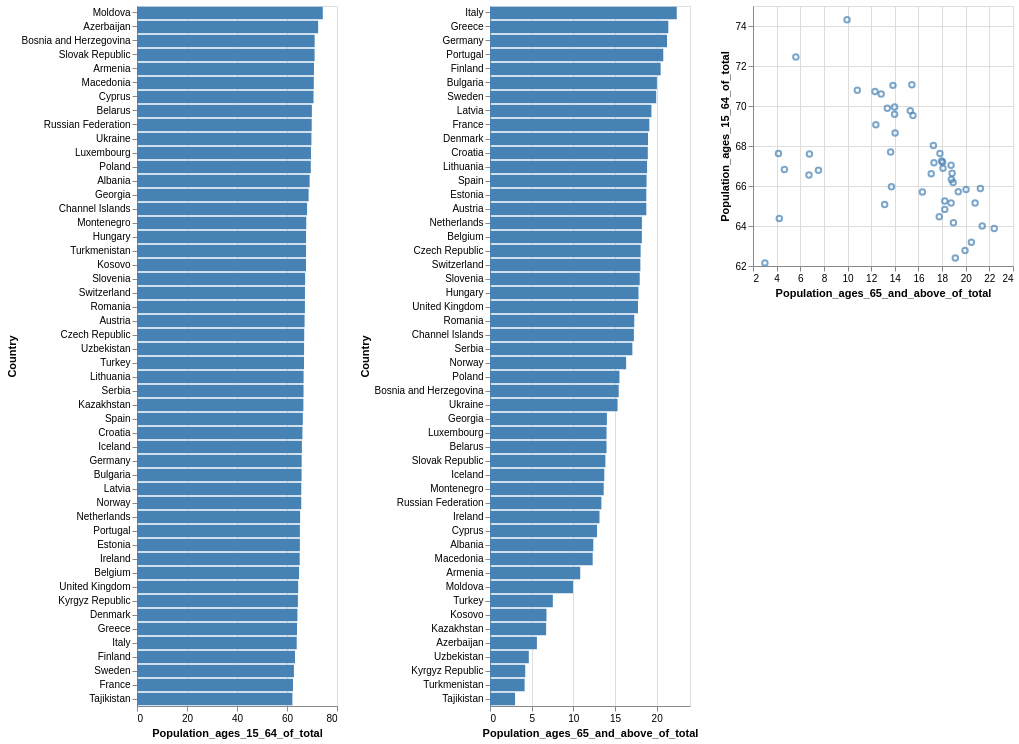

The Vega-Lite source for this figure:
### Vega specification from a JSON file in a GitHub repository (floating-point values rounded to 4 significant figures)
{"$schema": "https://vega.github.io/schema/vega/v5.json", "background": "white", "padding": 5, "data": [{"name": "brush_store"}, {"name": "source_0", "values": [{"Code": "ALB", "Country": "Albania", "Population_ages_15_64_of_total": 69.06, "Population_ages_65_and_above_of_total": 12.4}, {"Code": "ARM", "Country": "Armenia", "Population_ages_15_64_of_total": 70.79, "Population_ages_65_and_above_of_total": 10.83}, {"Code": "AUT", "Country": "Austria", "Population_ages_15_64_of_total": 67.03, "Population_ages_65_and_above_of_total": 18.76}, {"Code": "AZE", "Country": "Azerbaijan", "Population_ages_15_64_of_total": 72.46, "Population_ages_65_and_above_of_total": 5.626}, {"Code": "BLR", "Country": "Belarus", "Population_ages_15_64_of_total": 69.95, "Population_ages_65_and_above_of_total": 13.98}, {"Code": "BEL", "Country": "Belgium", "Population_ages_15_64_of_total": 64.83, "Population_ages_65_and_above_of_total": 18.22}, {"Code": "BIH", "Country": "Bosnia and Herzegovina", "Population_ages_15_64_of_total": 71.06, "Population_ages_65_and_above_of_total": 15.44}, {"Code": "BGR", "Country": "Bulgaria", "Population_ages_15_64_of_total": 65.83, "Population_ages_65_and_above_of_total": 20.03}, {"Code": "CHI", "Country": "Channel Islands", "Population_ages_15_64_of_total": 68.02, "Population_ages_65_and_above_of_total": 17.27}, {"Code": "HRV", "Country": "Croatia", "Population_ages_15_64_of_total": 66.17, "Population_ages_65_and_above_of_total": 18.94}, {"Code": "CYP", "Country": "Cyprus", "Population_ages_15_64_of_total": 70.6, "Population_ages_65_and_above_of_total": 12.85}, {"Code": "CZE", "Country": "Czech Republic", "Population_ages_15_64_of_total": 66.88, "Population_ages_65_and_above_of_total": 18.08}, {"Code": "DNK", "Country": "Denmark", "Population_ages_15_64_of_total": 64.16, "Population_ages_65_and_above_of_total": 18.96}, {"Code": "EST", "Country": "Estonia", "Population_ages_15_64_of_total": 65.15, "Population_ages_65_and_above_of_total": 18.76}, {"Code": "FIN", "Country": "Finland", "Population_ages_15_64_of_total": 63.18, "Population_ages_65_and_above_of_total": 20.48}, {"Code": "FRA", "Country": "France", "Population_ages_15_64_of_total": 62.4, "Population_ages_65_and_above_of_total": 19.12}, {"Code": "GEO", "Country": "Georgia", "Population_ages_15_64_of_total": 68.65, "Population_ages_65_and_above_of_total": 14.03}, {"Code": "DEU", "Country": "Germany", "Population_ages_15_64_of_total": 65.87, "Population_ages_65_and_above_of_total": 21.24}, {"Code": "GRC", "Country": "Greece", "Population_ages_15_64_of_total": 64.0, "Population_ages_65_and_above_of_total": 21.4}, {"Code": "HUN", "Country": "Hungary", "Population_ages_15_64_of_total": 67.62, "Population_ages_65_and_above_of_total": 17.82}, {"Code": "ISL", "Country": "Iceland", "Population_ages_15_64_of_total": 65.97, "Population_ages_65_and_above_of_total": 13.71}, {"Code": "IRL", "Country": "Ireland", "Population_ages_15_64_of_total": 65.08, "Population_ages_65_and_above_of_total": 13.14}, {"Code": "ITA", "Country": "Italy", "Population_ages_15_64_of_total": 63.88, "Population_ages_65_and_above_of_total": 22.41}, {"Code": "KAZ", "Country": "Kazakhstan", "Population_ages_15_64_of_total": 66.55, "Population_ages_65_and_above_of_total": 6.736}, {"Code": "XKX", "Country": "Kosovo", "Population_ages_15_64_of_total": 67.6, "Population_ages_65_and_above_of_total": 6.776}, {"Code": "KGZ", "Country": "Kyrgyz Republic", "Population_ages_15_64_of_total": 64.37, "Population_ages_65_and_above_of_total": 4.227}, {"Code": "LVA", "Country": "Latvia", "Population_ages_15_64_of_total": 65.71, "Population_ages_65_and_above_of_total": 19.37}, {"Code": "LTU", "Country": "Lithuania", "Population_ages_15_64_of_total": 66.64, "Population_ages_65_and_above_of_total": 18.85}, {"Code": "LUX", "Country": "Luxembourg", "Population_ages_15_64_of_total": 69.58, "Population_ages_65_and_above_of_total": 13.98}, {"Code": "MDA", "Country": "Moldova", "Population_ages_15_64_of_total": 74.31, "Population_ages_65_and_above_of_total": 9.958}, {"Code": "MNE", "Country": "Montenegro", "Population_ages_15_64_of_total": 67.7, "Population_ages_65_and_above_of_total": 13.65}, {"Code": "NLD", "Country": "Netherlands", "Population_ages_15_64_of_total": 65.25, "Population_ages_65_and_above_of_total": 18.23}, {"Code": "NOR", "Country": "Norway", "Population_ages_15_64_of_total": 65.7, "Population_ages_65_and_above_of_total": 16.33}, {"Code": "POL", "Country": "Poland", "Population_ages_15_64_of_total": 69.52, "Population_ages_65_and_above_of_total": 15.53}, {"Code": "PRT", "Country": "Portugal", "Population_ages_15_64_of_total": 65.16, "Population_ages_65_and_above_of_total": 20.79}, {"Code": "ROU", "Country": "Romania", "Population_ages_15_64_of_total": 67.17, "Population_ages_65_and_above_of_total": 17.31}, {"Code": "RUS", "Country": "Russian Federation", "Population_ages_15_64_of_total": 69.88, "Population_ages_65_and_above_of_total": 13.37}, {"Code": "SRB", "Country": "Serbia", "Population_ages_15_64_of_total": 66.62, "Population_ages_65_and_above_of_total": 17.08}, {"Code": "SVK", "Country": "Slovak Republic", "Population_ages_15_64_of_total": 71.03, "Population_ages_65_and_above_of_total": 13.85}, {"Code": "SVN", "Country": "Slovenia", "Population_ages_15_64_of_total": 67.25, "Population_ages_65_and_above_of_total": 17.97}, {"Code": "ESP", "Country": "Spain", "Population_ages_15_64_of_total": 66.33, "Population_ages_65_and_above_of_total": 18.79}, {"Code": "SWE", "Country": "Sweden", "Population_ages_15_64_of_total": 62.77, "Population_ages_65_and_above_of_total": 19.94}, {"Code": "CHE", "Country": "Switzerland", "Population_ages_15_64_of_total": 67.18, "Population_ages_65_and_above_of_total": 18.04}, {"Code": "TJK", "Country": "Tajikistan", "Population_ages_15_64_of_total": 62.16, "Population_ages_65_and_above_of_total": 3.006}, {"Code": "TUR", "Country": "Turkey", "Population_ages_15_64_of_total": 66.79, "Population_ages_65_and_above_of_total": 7.539}, {"Code": "TKM", "Country": "Turkmenistan", "Population_ages_15_64_of_total": 67.62, "Population_ages_65_and_above_of_total": 4.155}, {"Code": "UKR", "Country": "Ukraine", "Population_ages_15_64_of_total": 69.77, "Population_ages_65_and_above_of_total": 15.31}, {"Code": "GBR", "Country": "United Kingdom", "Population_ages_15_64_of_total": 64.47, "Population_ages_65_and_above_of_total": 17.76}, {"Code": "UZB", "Country": "Uzbekistan", "Population_ages_15_64_of_total": 66.82, "Population_ages_65_and_above_of_total": 4.658}, {"Code": "MKD", "Country": "Macedonia", "Population_ages_15_64_of_total": 70.72, "Population_ages_65_and_above_of_total": 12.32}]}, {"name": "data_1", "source": "source_0", "transform": [{"type": "stack", "groupby": ["Country"], "field": "Population_ages_15_64_of_total", "sort": {"field": [], "order": []}, "as": ["Population_ages_15_64_of_total_start", "Population_ages_15_64_of_total_end"], "offset": "zero"}, {"type": "filter", "expr": "isValid(datum[\"Population_ages_15_64_of_total\"]) && isFinite(+datum[\"Population_ages_15_64_of_total\"])"}]}, {"name": "data_2", "source": "source_0", "transform": [{"type": "stack", "groupby": ["Country"], "field": "Population_ages_65_and_above_of_total", "sort": {"field": [], "order": []}, "as": ["Population_ages_65_and_above_of_total_start", "Population_ages_65_and_above_of_total_end"], "offset": "zero"}, {"type": "filter", "expr": "isValid(datum[\"Population_ages_65_and_above_of_total\"]) && isFinite(+datum[\"Population_ages_65_and_above_of_total\"])"}]}, {"name": "data_3", "source": "source_0", "transform": [{"type": "filter", "expr": "isValid(datum[\"Population_ages_15_64_of_total\"]) && isFinite(+datum[\"Population_ages_15_64_of_total\"]) && isValid(datum[\"Population_ages_65_and_above_of_total\"]) && isFinite(+datum[\"Population_ages_65_and_above_of_total\"])"}]}], "signals": [{"name": "concat_0_width", "value": 200}, {"name": "concat_0_height", "value": 700}, {"name": "concat_1_width", "value": 200}, {"name": "concat_1_height", "value": 700}, {"name": "concat_2_width", "value": 260}, {"name": "concat_2_height", "value": 260}, {"name": "unit", "value": {}, "on": [{"events": "mousemove", "update": "isTuple(group()) ? group() : unit"}]}, {"name": "brush", "update": "vlSelectionResolve(\"brush_store\", \"union\")"}], "layout": {"padding": 20, "bounds": "full", "align": "each"}, "marks": [{"type": "group", "name": "concat_0_group", "style": "cell", "encode": {"update": {"width": {"signal": "concat_0_width"}, "height": {"signal": "concat_0_height"}}}, "signals": [{"name": "brush_y", "value": [], "on": [{"events": {"source": "scope", "type": "mousedown", "filter": ["!event.item || event.item.mark.name !== \"brush_brush\""]}, "update": "[y(unit), y(unit)]"}, {"events": {"source": "window", "type": "mousemove", "consume": true, "between": [{"source": "scope", "type": "mousedown", "filter": ["!event.item || event.item.mark.name !== \"brush_brush\""]}, {"source": "window", "type": "mouseup"}]}, "update": "[brush_y[0], clamp(y(unit), 0, concat_0_height)]"}, {"events": {"signal": "brush_scale_trigger"}, "update": "[0, 0]"}, {"events": [{"source": "view", "type": "dblclick"}], "update": "[0, 0]"}, {"events": {"signal": "brush_translate_delta"}, "update": "clampRange(panLinear(brush_translate_anchor.extent_y, brush_translate_delta.y / span(brush_translate_anchor.extent_y)), 0, concat_0_height)"}, {"events": {"signal": "brush_zoom_delta"}, "update": "clampRange(zoomLinear(brush_y, brush_zoom_anchor.y, brush_zoom_delta), 0, concat_0_height)"}]}, {"name": "brush_Country", "on": [{"events": {"signal": "brush_y"}, "update": "brush_y[0] === brush_y[1] ? null : invert(\"concat_0_y\", brush_y)"}]}, {"name": "brush_scale_trigger", "value": {}, "on": [{"events": [{"scale": "concat_0_y"}], "update": "(!isArray(brush_Country) || (invert(\"concat_0_y\", brush_y)[0] === brush_Country[0] && invert(\"concat_0_y\", brush_y)[1] === brush_Country[1])) ? brush_scale_trigger : {}"}]}, {"name": "brush_tuple", "on": [{"events": [{"signal": "brush_Country"}], "update": "brush_Country ? {unit: \"concat_0\", fields: brush_tuple_fields, values: [brush_Country]} : null"}]}, {"name": "brush_tuple_fields", "value": [{"field": "Country", "channel": "y", "type": "E"}]}, {"name": "brush_translate_anchor", "value": {}, "on": [{"events": [{"source": "scope", "type": "mousedown", "markname": "brush_brush"}], "update": "{x: x(unit), y: y(unit), extent_y: slice(brush_y)}"}]}, {"name": "brush_translate_delta", "value": {}, "on": [{"events": [{"source": "window", "type": "mousemove", "consume": true, "between": [{"source": "scope", "type": "mousedown", "markname": "brush_brush"}, {"source": "window", "type": "mouseup"}]}], "update": "{x: brush_translate_anchor.x - x(unit), y: brush_translate_anchor.y - y(unit)}"}]}, {"name": "brush_zoom_anchor", "on": [{"events": [{"source": "scope", "type": "wheel", "consume": true, "markname": "brush_brush"}], "update": "{x: x(unit), y: y(unit)}"}]}, {"name": "brush_zoom_delta", "on": [{"events": [{"source": "scope", "type": "wheel", "consume": true, "markname": "brush_brush"}], "force": true, "update": "pow(1.001, event.deltaY * pow(16, event.deltaMode))"}]}, {"name": "brush_modify", "on": [{"events": {"signal": "brush_tuple"}, "update": "modify(\"brush_store\", brush_tuple, true)"}]}], "marks": [{"name": "brush_brush_bg", "type": "rect", "clip": true, "encode": {"enter": {"fill": {"value": "#333"}, "fillOpacity": {"value": 0.125}}, "update": {"x": [{"test": "data(\"brush_store\").length && data(\"brush_store\")[0].unit === \"concat_0\"", "value": 0}, {"value": 0}], "y": [{"test": "data(\"brush_store\").length && data(\"brush_store\")[0].unit === \"concat_0\"", "signal": "brush_y[0]"}, {"value": 0}], "x2": [{"test": "data(\"brush_store\").length && data(\"brush_store\")[0].unit === \"concat_0\"", "field": {"group": "width"}}, {"value": 0}], "y2": [{"test": "data(\"brush_store\").length && data(\"brush_store\")[0].unit === \"concat_0\"", "signal": "brush_y[1]"}, {"value": 0}]}}}, {"name": "concat_0_marks", "type": "rect", "style": ["bar"], "interactive": true, "from": {"data": "data_1"}, "encode": {"update": {"fill": [{"test": "length(data(\"brush_store\")) && vlSelectionTest(\"brush_store\", datum)", "value": "goldenrod"}, {"value": "steelblue"}], "ariaRoleDescription": {"value": "bar"}, "description": {"signal": "\"\" + \"Country\" + \": \" + (isValid(datum[\"Country\"]) ? datum[\"Country\"] : \"\"+datum[\"Country\"]) + \"; \" + \"Population_ages_15_64_of_total\" + \": \" + (format(datum[\"Population_ages_15_64_of_total\"], \"\"))"}, "x": {"scale": "concat_0_x", "field": "Population_ages_15_64_of_total_end"}, "x2": {"scale": "concat_0_x", "field": "Population_ages_15_64_of_total_start"}, "y": {"scale": "concat_0_y", "field": "Country"}, "height": {"scale": "concat_0_y", "band": 1}}}}, {"name": "brush_brush", "type": "rect", "clip": true, "encode": {"enter": {"fill": {"value": "transparent"}}, "update": {"x": [{"test": "data(\"brush_store\").length && data(\"brush_store\")[0].unit === \"concat_0\"", "value": 0}, {"value": 0}], "y": [{"test": "data(\"brush_store\").length && data(\"brush_store\")[0].unit === \"concat_0\"", "signal": "brush_y[0]"}, {"value": 0}], "x2": [{"test": "data(\"brush_store\").length && data(\"brush_store\")[0].unit === \"concat_0\"", "field": {"group": "width"}}, {"value": 0}], "y2": [{"test": "data(\"brush_store\").length && data(\"brush_store\")[0].unit === \"concat_0\"", "signal": "brush_y[1]"}, {"value": 0}], "stroke": [{"test": "brush_y[0] !== brush_y[1]", "value": "white"}, {"value": null}]}}}], "axes": [{"scale": "concat_0_x", "orient": "bottom", "gridScale": "concat_0_y", "grid": true, "tickCount": {"signal": "ceil(concat_0_width/40)"}, "domain": false, "labels": false, "aria": false, "maxExtent": 0, "minExtent": 0, "ticks": false, "zindex": 0}, {"scale": "concat_0_x", "orient": "bottom", "grid": false, "title": "Population_ages_15_64_of_total", "labelFlush": true, "labelOverlap": true, "tickCount": {"signal": "ceil(concat_0_width/40)"}, "zindex": 0}, {"scale": "concat_0_y", "orient": "left", "grid": false, "title": "Country", "zindex": 0}]}, {"type": "group", "name": "concat_1_group", "style": "cell", "encode": {"update": {"width": {"signal": "concat_1_width"}, "height": {"signal": "concat_1_height"}}}, "signals": [{"name": "brush_y", "value": [], "on": [{"events": {"source": "scope", "type": "mousedown", "filter": ["!event.item || event.item.mark.name !== \"brush_brush\""]}, "update": "[y(unit), y(unit)]"}, {"events": {"source": "window", "type": "mousemove", "consume": true, "between": [{"source": "scope", "type": "mousedown", "filter": ["!event.item || event.item.mark.name !== \"brush_brush\""]}, {"source": "window", "type": "mouseup"}]}, "update": "[brush_y[0], clamp(y(unit), 0, concat_1_height)]"}, {"events": {"signal": "brush_scale_trigger"}, "update": "[0, 0]"}, {"events": [{"source": "view", "type": "dblclick"}], "update": "[0, 0]"}, {"events": {"signal": "brush_translate_delta"}, "update": "clampRange(panLinear(brush_translate_anchor.extent_y, brush_translate_delta.y / span(brush_translate_anchor.extent_y)), 0, concat_1_height)"}, {"events": {"signal": "brush_zoom_delta"}, "update": "clampRange(zoomLinear(brush_y, brush_zoom_anchor.y, brush_zoom_delta), 0, concat_1_height)"}]}, {"name": "brush_Country", "on": [{"events": {"signal": "brush_y"}, "update": "brush_y[0] === brush_y[1] ? null : invert(\"concat_1_y\", brush_y)"}]}, {"name": "brush_scale_trigger", "value": {}, "on": [{"events": [{"scale": "concat_1_y"}], "update": "(!isArray(brush_Country) || (invert(\"concat_1_y\", brush_y)[0] === brush_Country[0] && invert(\"concat_1_y\", brush_y)[1] === brush_Country[1])) ? brush_scale_trigger : {}"}]}, {"name": "brush_tuple", "on": [{"events": [{"signal": "brush_Country"}], "update": "brush_Country ? {unit: \"concat_1\", fields: brush_tuple_fields, values: [brush_Country]} : null"}]}, {"name": "brush_tuple_fields", "value": [{"field": "Country", "channel": "y", "type": "E"}]}, {"name": "brush_translate_anchor", "value": {}, "on": [{"events": [{"source": "scope", "type": "mousedown", "markname": "brush_brush"}], "update": "{x: x(unit), y: y(unit), extent_y: slice(brush_y)}"}]}, {"name": "brush_translate_delta", "value": {}, "on": [{"events": [{"source": "window", "type": "mousemove", "consume": true, "between": [{"source": "scope", "type": "mousedown", "markname": "brush_brush"}, {"source": "window", "type": "mouseup"}]}], "update": "{x: brush_translate_anchor.x - x(unit), y: brush_translate_anchor.y - y(unit)}"}]}, {"name": "brush_zoom_anchor", "on": [{"events": [{"source": "scope", "type": "wheel", "consume": true, "markname": "brush_brush"}], "update": "{x: x(unit), y: y(unit)}"}]}, {"name": "brush_zoom_delta", "on": [{"events": [{"source": "scope", "type": "wheel", "consume": true, "markname": "brush_brush"}], "force": true, "update": "pow(1.001, event.deltaY * pow(16, event.deltaMode))"}]}, {"name": "brush_modify", "on": [{"events": {"signal": "brush_tuple"}, "update": "modify(\"brush_store\", brush_tuple, true)"}]}], "marks": [{"name": "brush_brush_bg", "type": "rect", "clip": true, "encode": {"enter": {"fill": {"value": "#333"}, "fillOpacity": {"value": 0.125}}, "update": {"x": [{"test": "data(\"brush_store\").length && data(\"brush_store\")[0].unit === \"concat_1\"", "value": 0}, {"value": 0}], "y": [{"test": "data(\"brush_store\").length && data(\"brush_store\")[0].unit === \"concat_1\"", "signal": "brush_y[0]"}, {"value": 0}], "x2": [{"test": "data(\"brush_store\").length && data(\"brush_store\")[0].unit === \"concat_1\"", "field": {"group": "width"}}, {"value": 0}], "y2": [{"test": "data(\"brush_store\").length && data(\"brush_store\")[0].unit === \"concat_1\"", "signal": "brush_y[1]"}, {"value": 0}]}}}, {"name": "concat_1_marks", "type": "rect", "style": ["bar"], "interactive": true, "from": {"data": "data_2"}, "encode": {"update": {"fill": [{"test": "length(data(\"brush_store\")) && vlSelectionTest(\"brush_store\", datum)", "value": "goldenrod"}, {"value": "steelblue"}], "ariaRoleDescription": {"value": "bar"}, "description": {"signal": "\"\" + \"Country\" + \": \" + (isValid(datum[\"Country\"]) ? datum[\"Country\"] : \"\"+datum[\"Country\"]) + \"; \" + \"Population_ages_65_and_above_of_total\" + \": \" + (format(datum[\"Population_ages_65_and_above_of_total\"], \"\"))"}, "x": {"scale": "concat_1_x", "field": "Population_ages_65_and_above_of_total_end"}, "x2": {"scale": "concat_1_x", "field": "Population_ages_65_and_above_of_total_start"}, "y": {"scale": "concat_1_y", "field": "Country"}, "height": {"scale": "concat_1_y", "band": 1}}}}, {"name": "brush_brush", "type": "rect", "clip": true, "encode": {"enter": {"fill": {"value": "transparent"}}, "update": {"x": [{"test": "data(\"brush_store\").length && data(\"brush_store\")[0].unit === \"concat_1\"", "value": 0}, {"value": 0}], "y": [{"test": "data(\"brush_store\").length && data(\"brush_store\")[0].unit === \"concat_1\"", "signal": "brush_y[0]"}, {"value": 0}], "x2": [{"test": "data(\"brush_store\").length && data(\"brush_store\")[0].unit === \"concat_1\"", "field": {"group": "width"}}, {"value": 0}], "y2": [{"test": "data(\"brush_store\").length && data(\"brush_store\")[0].unit === \"concat_1\"", "signal": "brush_y[1]"}, {"value": 0}], "stroke": [{"test": "brush_y[0] !== brush_y[1]", "value": "white"}, {"value": null}]}}}], "axes": [{"scale": "concat_1_x", "orient": "bottom", "gridScale": "concat_1_y", "grid": true, "tickCount": {"signal": "ceil(concat_1_width/40)"}, "domain": false, "labels": false, "aria": false, "maxExtent": 0, "minExtent": 0, "ticks": false, "zindex": 0}, {"scale": "concat_1_x", "orient": "bottom", "grid": false, "title": "Population_ages_65_and_above_of_total", "labelFlush": true, "labelOverlap": true, "tickCount": {"signal": "ceil(concat_1_width/40)"}, "zindex": 0}, {"scale": "concat_1_y", "orient": "left", "grid": false, "title": "Country", "zindex": 0}]}, {"type": "group", "name": "concat_2_group", "style": "cell", "encode": {"update": {"width": {"signal": "concat_2_width"}, "height": {"signal": "concat_2_height"}}}, "signals": [{"name": "brush_x", "value": [], "on": [{"events": {"source": "scope", "type": "mousedown", "filter": ["!event.item || event.item.mark.name !== \"brush_brush\""]}, "update": "[x(unit), x(unit)]"}, {"events": {"source": "window", "type": "mousemove", "consume": true, "between": [{"source": "scope", "type": "mousedown", "filter": ["!event.item || event.item.mark.name !== \"brush_brush\""]}, {"source": "window", "type": "mouseup"}]}, "update": "[brush_x[0], clamp(x(unit), 0, concat_2_width)]"}, {"events": {"signal": "brush_scale_trigger"}, "update": "[scale(\"concat_2_x\", brush_Population_ages_65_and_above_of_total[0]), scale(\"concat_2_x\", brush_Population_ages_65_and_above_of_total[1])]"}, {"events": [{"source": "view", "type": "dblclick"}], "update": "[0, 0]"}, {"events": {"signal": "brush_translate_delta"}, "update": "clampRange(panLinear(brush_translate_anchor.extent_x, brush_translate_delta.x / span(brush_translate_anchor.extent_x)), 0, concat_2_width)"}, {"events": {"signal": "brush_zoom_delta"}, "update": "clampRange(zoomLinear(brush_x, brush_zoom_anchor.x, brush_zoom_delta), 0, concat_2_width)"}]}, {"name": "brush_Population_ages_65_and_above_of_total", "on": [{"events": {"signal": "brush_x"}, "update": "brush_x[0] === brush_x[1] ? null : invert(\"concat_2_x\", brush_x)"}]}, {"name": "brush_y", "value": [], "on": [{"events": {"source": "scope", "type": "mousedown", "filter": ["!event.item || event.item.mark.name !== \"brush_brush\""]}, "update": "[y(unit), y(unit)]"}, {"events": {"source": "window", "type": "mousemove", "consume": true, "between": [{"source": "scope", "type": "mousedown", "filter": ["!event.item || event.item.mark.name !== \"brush_brush\""]}, {"source": "window", "type": "mouseup"}]}, "update": "[brush_y[0], clamp(y(unit), 0, concat_2_height)]"}, {"events": {"signal": "brush_scale_trigger"}, "update": "[scale(\"concat_2_y\", brush_Population_ages_15_64_of_total[0]), scale(\"concat_2_y\", brush_Population_ages_15_64_of_total[1])]"}, {"events": [{"source": "view", "type": "dblclick"}], "update": "[0, 0]"}, {"events": {"signal": "brush_translate_delta"}, "update": "clampRange(panLinear(brush_translate_anchor.extent_y, brush_translate_delta.y / span(brush_translate_anchor.extent_y)), 0, concat_2_height)"}, {"events": {"signal": "brush_zoom_delta"}, "update": "clampRange(zoomLinear(brush_y, brush_zoom_anchor.y, brush_zoom_delta), 0, concat_2_height)"}]}, {"name": "brush_Population_ages_15_64_of_total", "on": [{"events": {"signal": "brush_y"}, "update": "brush_y[0] === brush_y[1] ? null : invert(\"concat_2_y\", brush_y)"}]}, {"name": "brush_scale_trigger", "value": {}, "on": [{"events": [{"scale": "concat_2_x"}, {"scale": "concat_2_y"}], "update": "(!isArray(brush_Population_ages_65_and_above_of_total) || (+invert(\"concat_2_x\", brush_x)[0] === +brush_Population_ages_65_and_above_of_total[0] && +invert(\"concat_2_x\", brush_x)[1] === +brush_Population_ages_65_and_above_of_total[1])) && (!isArray(brush_Population_ages_15_64_of_total) || (+invert(\"concat_2_y\", brush_y)[0] === +brush_Population_ages_15_64_of_total[0] && +invert(\"concat_2_y\", brush_y)[1] === +brush_Population_ages_15_64_of_total[1])) ? brush_scale_trigger : {}"}]}, {"name": "brush_tuple", "on": [{"events": [{"signal": "brush_Population_ages_65_and_above_of_total || brush_Population_ages_15_64_of_total"}], "update": "brush_Population_ages_65_and_above_of_total && brush_Population_ages_15_64_of_total ? {unit: \"concat_2\", fields: brush_tuple_fields, values: [brush_Population_ages_65_and_above_of_total,brush_Population_ages_15_64_of_total]} : null"}]}, {"name": "brush_tuple_fields", "value": [{"field": "Population_ages_65_and_above_of_total", "channel": "x", "type": "R"}, {"field": "Population_ages_15_64_of_total", "channel": "y", "type": "R"}]}, {"name": "brush_translate_anchor", "value": {}, "on": [{"events": [{"source": "scope", "type": "mousedown", "markname": "brush_brush"}], "update": "{x: x(unit), y: y(unit), extent_x: slice(brush_x), extent_y: slice(brush_y)}"}]}, {"name": "brush_translate_delta", "value": {}, "on": [{"events": [{"source": "window", "type": "mousemove", "consume": true, "between": [{"source": "scope", "type": "mousedown", "markname": "brush_brush"}, {"source": "window", "type": "mouseup"}]}], "update": "{x: brush_translate_anchor.x - x(unit), y: brush_translate_anchor.y - y(unit)}"}]}, {"name": "brush_zoom_anchor", "on": [{"events": [{"source": "scope", "type": "wheel", "consume": true, "markname": "brush_brush"}], "update": "{x: x(unit), y: y(unit)}"}]}, {"name": "brush_zoom_delta", "on": [{"events": [{"source": "scope", "type": "wheel", "consume": true, "markname": "brush_brush"}], "force": true, "update": "pow(1.001, event.deltaY * pow(16, event.deltaMode))"}]}, {"name": "brush_modify", "on": [{"events": {"signal": "brush_tuple"}, "update": "modify(\"brush_store\", brush_tuple, true)"}]}], "marks": [{"name": "brush_brush_bg", "type": "rect", "clip": true, "encode": {"enter": {"fill": {"value": "#333"}, "fillOpacity": {"value": 0.125}}, "update": {"x": [{"test": "data(\"brush_store\").length && data(\"brush_store\")[0].unit === \"concat_2\"", "signal": "brush_x[0]"}, {"value": 0}], "y": [{"test": "data(\"brush_store\").length && data(\"brush_store\")[0].unit === \"concat_2\"", "signal": "brush_y[0]"}, {"value": 0}], "x2": [{"test": "data(\"brush_store\").length && data(\"brush_store\")[0].unit === \"concat_2\"", "signal": "brush_x[1]"}, {"value": 0}], "y2": [{"test": "data(\"brush_store\").length && data(\"brush_store\")[0].unit === \"concat_2\"", "signal": "brush_y[1]"}, {"value": 0}]}}}, {"name": "concat_2_marks", "type": "symbol", "style": ["point"], "interactive": true, "from": {"data": "data_3"}, "encode": {"update": {"opacity": {"value": 0.7}, "fill": {"value": "transparent"}, "stroke": [{"test": "length(data(\"brush_store\")) && vlSelectionTest(\"brush_store\", datum)", "value": "goldenrod"}, {"value": "steelblue"}], "ariaRoleDescription": {"value": "point"}, "description": {"signal": "\"\" + \"Population_ages_15_64_of_total\" + \": \" + (format(datum[\"Population_ages_15_64_of_total\"], \"\")) + \"; \" + \"Population_ages_65_and_above_of_total\" + \": \" + (format(datum[\"Population_ages_65_and_above_of_total\"], \"\"))"}, "x": [{"test": "!isValid(datum[\"Population_ages_65_and_above_of_total\"]) || !isFinite(+datum[\"Population_ages_65_and_above_of_total\"])", "value": 0}, {"scale": "concat_2_x", "field": "Population_ages_65_and_above_of_total"}], "y": [{"test": "!isValid(datum[\"Population_ages_15_64_of_total\"]) || !isFinite(+datum[\"Population_ages_15_64_of_total\"])", "field": {"group": "height"}}, {"scale": "concat_2_y", "field": "Population_ages_15_64_of_total"}]}}}, {"name": "brush_brush", "type": "rect", "clip": true, "encode": {"enter": {"fill": {"value": "transparent"}}, "update": {"x": [{"test": "data(\"brush_store\").length && data(\"brush_store\")[0].unit === \"concat_2\"", "signal": "brush_x[0]"}, {"value": 0}], "y": [{"test": "data(\"brush_store\").length && data(\"brush_store\")[0].unit === \"concat_2\"", "signal": "brush_y[0]"}, {"value": 0}], "x2": [{"test": "data(\"brush_store\").length && data(\"brush_store\")[0].unit === \"concat_2\"", "signal": "brush_x[1]"}, {"value": 0}], "y2": [{"test": "data(\"brush_store\").length && data(\"brush_store\")[0].unit === \"concat_2\"", "signal": "brush_y[1]"}, {"value": 0}], "stroke": [{"test": "brush_x[0] !== brush_x[1] && brush_y[0] !== brush_y[1]", "value": "white"}, {"value": null}]}}}], "axes": [{"scale": "concat_2_x", "orient": "bottom", "gridScale": "concat_2_y", "grid": true, "tickCount": {"signal": "ceil(concat_2_width/40)"}, "domain": false, "labels": false, "aria": false, "maxExtent": 0, "minExtent": 0, "ticks": false, "zindex": 0}, {"scale": "concat_2_y", "orient": "left", "gridScale": "concat_2_x", "grid": true, "tickCount": {"signal": "ceil(concat_2_height/40)"}, "domain": false, "labels": false, "aria": false, "maxExtent": 0, "minExtent": 0, "ticks": false, "zindex": 0}, {"scale": "concat_2_x", "orient": "bottom", "grid": false, "title": "Population_ages_65_and_above_of_total", "labelFlush": true, "labelOverlap": true, "tickCount": {"signal": "ceil(concat_2_width/40)"}, "zindex": 0}, {"scale": "concat_2_y", "orient": "left", "grid": false, "title": "Population_ages_15_64_of_total", "labelOverlap": true, "tickCount": {"signal": "ceil(concat_2_height/40)"}, "zindex": 0}]}], "scales": [{"name": "concat_0_x", "type": "linear", "domain": {"data": "data_1", "fields": ["Population_ages_15_64_of_total_start", "Population_ages_15_64_of_total_end"]}, "range": [0, {"signal": "concat_0_width"}], "nice": true, "zero": true}, {"name": "concat_0_y", "type": "band", "domain": {"data": "source_0", "field": "Country", "sort": {"op": "sum", "field": "Population_ages_15_64_of_total", "order": "descending"}}, "range": [0, {"signal": "concat_0_height"}], "paddingInner": 0.1, "paddingOuter": 0.05}, {"name": "concat_1_x", "type": "linear", "domain": {"data": "data_2", "fields": ["Population_ages_65_and_above_of_total_start", "Population_ages_65_and_above_of_total_end"]}, "range": [0, {"signal": "concat_1_width"}], "nice": true, "zero": true}, {"name": "concat_1_y", "type": "band", "domain": {"data": "source_0", "field": "Country", "sort": {"op": "sum", "field": "Population_ages_65_and_above_of_total", "order": "descending"}}, "range": [0, {"signal": "concat_1_height"}], "paddingInner": 0.1, "paddingOuter": 0.05}, {"name": "concat_2_x", "type": "linear", "domain": {"data": "data_3", "field": "Population_ages_65_and_above_of_total"}, "range": [0, {"signal": "concat_2_width"}], "zero": false, "nice": true}, {"name": "concat_2_y", "type": "linear", "domain": {"data": "data_3", "field": "Population_ages_15_64_of_total"}, "range": [{"signal": "concat_2_height"}, 0], "zero": false, "nice": true}]}
